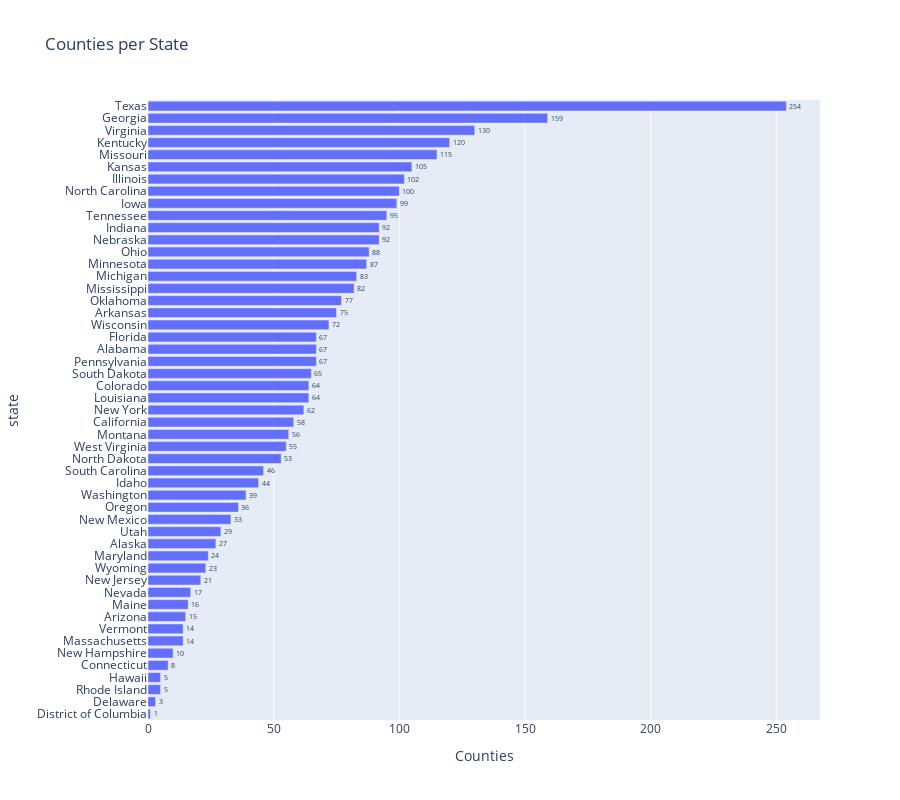

Notebook source saved alongside this figure:
### Markdown cell above
## Distribution of the target variable

### Code cell
st_cfips = train_raw[['state', 'cfips']] \
  .drop_duplicates(subset=['cfips']) \
  .groupby(['state']) \
  .size() \
  .sort_values()
fig = px.bar(
  st_cfips,
  x=st_cfips.values,
  y=st_cfips.index,
  title='Counties per State',
  orientation='h',
  labels={'x': 'Counties', 'y': 'State'},
  height=800,
  text_auto=True,
)
# remove decimals and show values outside the bar
fig.update_traces(texttemplate='%{x:s}', textposition='outside')
# force all county labels to show
fig.update_layout({
  #'font_size': 18,
  'yaxis': {
    'dtick': 1,
  },
})
fig.show()

### Figure 1 — Plotly figure (JSON) as saved in the notebook; plotly's stock layout.template omitted (floating-point values rounded to 4 significant figures)
{"data": [{"alignmentgroup": "True", "hovertemplate": "Counties=%{x}<br>state=%{y}<extra></extra>", "legendgroup": "", "marker": {"color": "#636efa", "pattern": {"shape": ""}}, "name": "", "offsetgroup": "", "orientation": "h", "showlegend": false, "textposition": "outside", "texttemplate": "%{x:s}", "type": "bar", "x": [1, 3, 5, 5, 8, 10, 14, 14, 15, 16, 17, 21, 23, 24, 27, 29, 33, 36, 39, 44, 46, 53, 55, 56, 58, 62, 64, 64, 65, 67, 67, 67, 72, 75, 77, 82, 83, 87, 88, 92, 92, 95, 99, 100, 102, 105, 115, 120, 130, 159, 254], "xaxis": "x", "y": ["District of Columbia", "Delaware", "Rhode Island", "Hawaii", "Connecticut", "New Hampshire", "Massachusetts", "Vermont", "Arizona", "Maine", "Nevada", "New Jersey", "Wyoming", "Maryland", "Alaska", "Utah", "New Mexico", "Oregon", "Washington", "Idaho", "South Carolina", "North Dakota", "West Virginia", "Montana", "California", "New York", "Louisiana", "Colorado", "South Dakota", "Pennsylvania", "Alabama", "Florida", "Wisconsin", "Arkansas", "Oklahoma", "Mississippi", "Michigan", "Minnesota", "Ohio", "Nebraska", "Indiana", "Tennessee", "Iowa", "North Carolina", "Illinois", "Kansas", "Missouri", "Kentucky", "Virginia", "Georgia", "Texas"], "yaxis": "y"}], "layout": {"barmode": "relative", "height": 800, "legend": {"tracegroupgap": 0}, "title": {"text": "Counties per State"}, "xaxis": {"anchor": "y", "domain": [0, 1], "title": {"text": "Counties"}}, "yaxis": {"anchor": "x", "domain": [0, 1], "dtick": 1, "title": {"text": "state"}}}}
